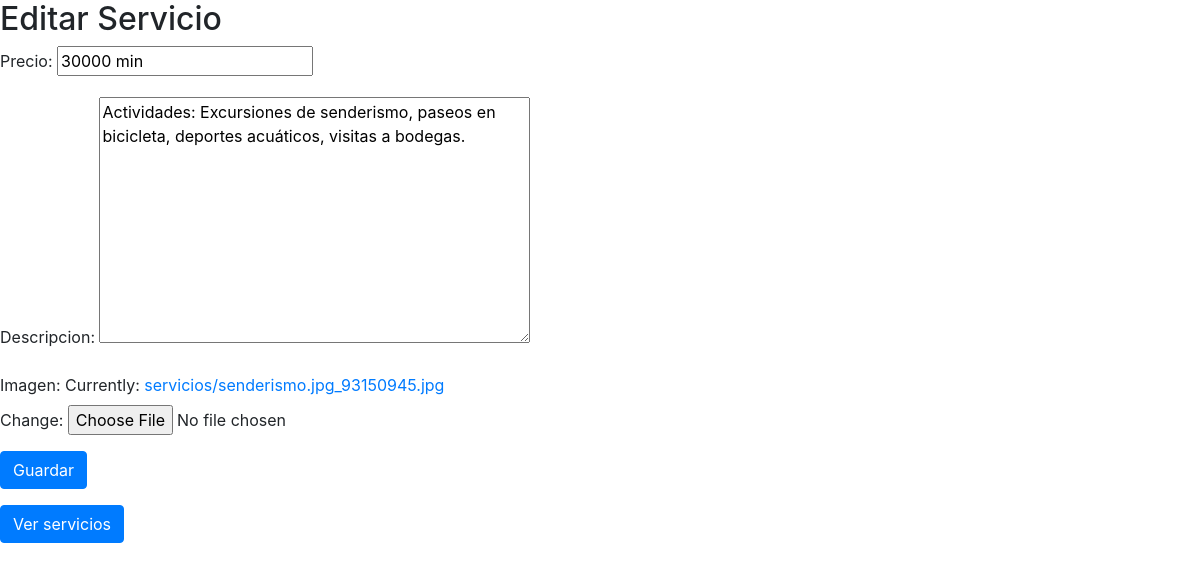
The page /turismo/editar/4/ on the database its author committed.
### turismo/models.py (models this page shows)
class Servicios(models.Model):
        id_servicio = models.AutoField(db_column='idServicio', primary_key=True)
        precio = models.CharField(max_length=10, null=True, default=None)
        imagen = models.ImageField(upload_to='servicios/', null='media/default.png')
        descripcion = models.TextField()

### turismo/views.py (the view)
# urls.py: path('editar/<int:servicio_id>/', views.editar, name='editar'),
def editar(request, servicio_id):
    servicios = get_object_or_404(Servicios, id_servicio=servicio_id)
    if request.method == 'POST':
        form = ServiciosForm(request.POST, request.FILES, instance=servicios)  # Añade request.FILES aquí
        if form.is_valid():
            form.save()
            return redirect('listar')
    else:
        form = ServiciosForm(instance=servicios)
    return render(request, 'turismo/editar.html', {'form': form})

### turismo/forms.py
class ServiciosForm(forms.ModelForm):
    class Meta:
        model = Servicios
        fields = ['precio', 'descripcion', 'imagen']

### turismo/templates/turismo/editar.html (shortened to what this page needs)
<!DOCTYPE html>
<html lang="en">
<head>
    <link href="https://stackpath.bootstrapcdn.com/bootstrap/4.3.1/css/bootstrap.min.css" rel="stylesheet">
</head>
<body>
    <h2>Editar Servicio</h2>
    <form method="post" class="form-group" enctype="multipart/form-data">
        {{ form.as_p }}
        <button type="submit" class="btn btn-primary">Guardar</button>
    </form>
    <a href="{% url 'listar' %}" class="btn btn-primary">Ver servicios</a>
</body>
</html>

### rows shown on the page
Servicios: precio "30000 min", descripcion "Actividades: Excursiones de senderismo, paseos en bicicleta, deportes acuáticos, visitas a bodegas."
